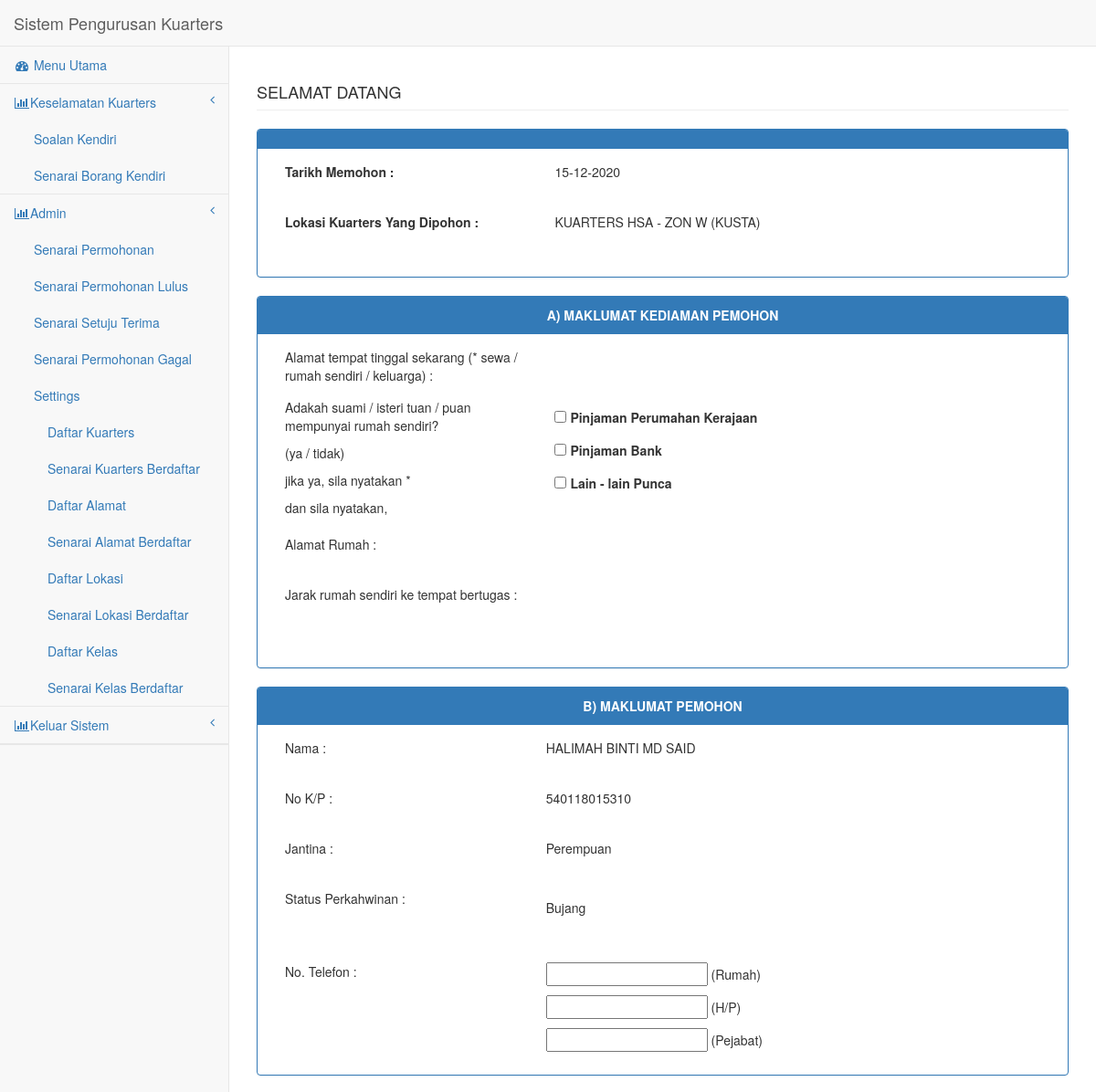
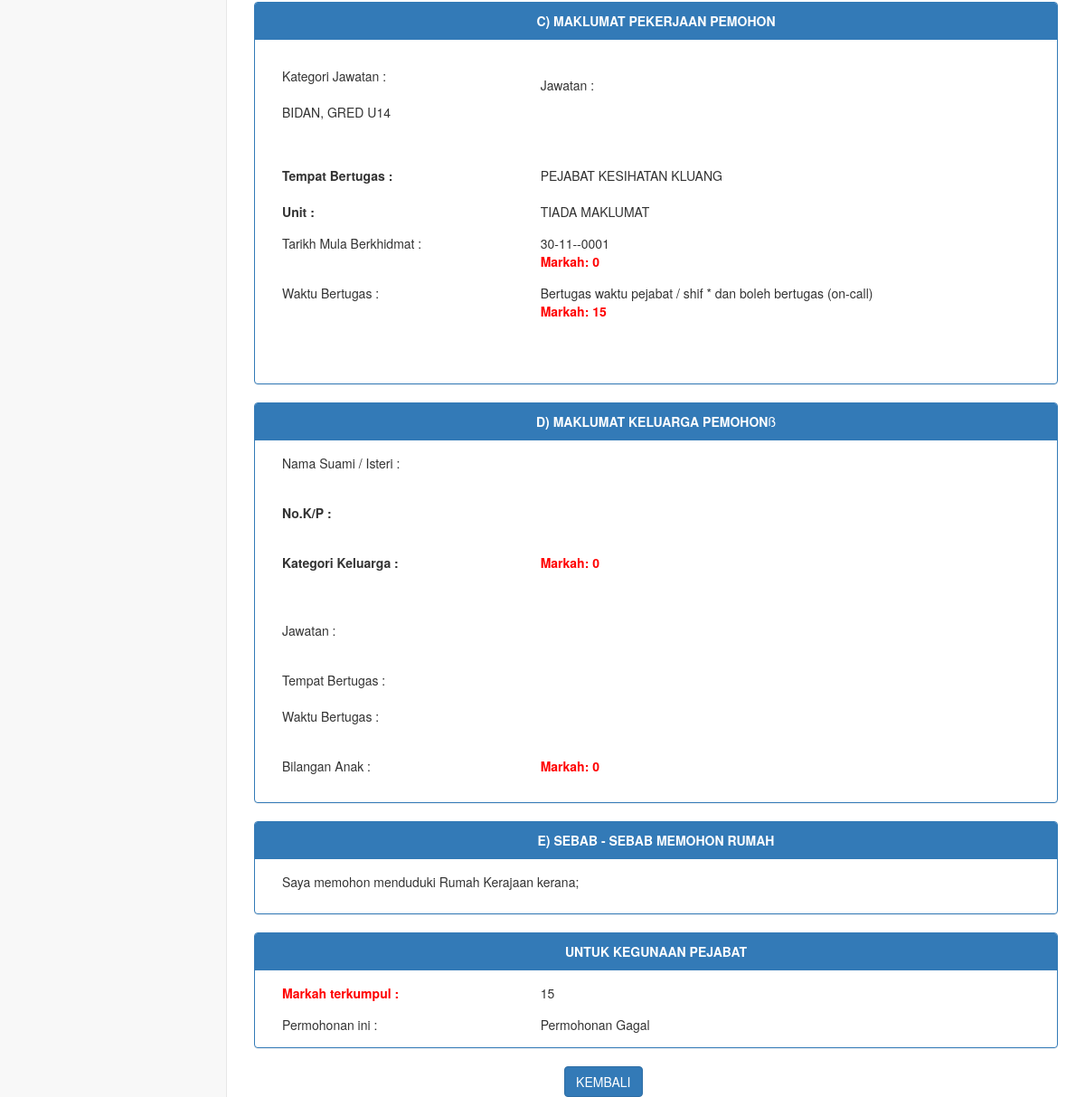
Screenshot of /pages/kemaskinipenghuni5.php?id=11 with the database file from the repository (2 pictures, top to bottom).
### tables this page shows
CREATE TABLE IF NOT EXISTS `tbl_pemohonan` (
  `p_id` int(11) NOT NULL AUTO_INCREMENT,
  `p_staff` int(30) NOT NULL,
  `p_tarikhmohon` date DEFAULT NULL,
  `p_lokasi` varchar(250) DEFAULT NULL,
  `p_jantina` varchar(30) DEFAULT NULL,
  `p_statusperkahwinan` int(30) DEFAULT NULL,
  `p_telrumah` varchar(20) DEFAULT NULL,
  `p_telhp` varchar(20) DEFAULT NULL,
  `p_telpejabat` varchar(20) DEFAULT NULL,
  `p_jawatan` int(30) DEFAULT NULL,
  `p_katjawatan` varchar(30) NOT NULL,
  `p_jabatan` varchar(250) DEFAULT NULL,
  `p_unit` varchar(250) DEFAULT NULL,
  `p_tmulabertugas` date DEFAULT NULL,
  `p_markahtmulabertugas` int(10) NOT NULL,
  `p_waktubertugas` text,
  `p_markahwaktubertugas` int(10) NOT NULL,
  `p_namapasangan` text,
  `p_icpasangan` varchar(20) NOT NULL,
  `p_katkeluarga` varchar(30) NOT NULL,
  `p_markahkatkeluarga` int(10) NOT NULL,
  `p_jawatanpasangan` varchar(50) DEFAULT NULL,
  `p_tkerjapasangan` text NOT NULL,
  `p_wbpasangan` text NOT NULL,
  `p_bilanak` int(11) DEFAULT NULL,
  `p_markahbilanak` int(10) NOT NULL,
  `p_alamatsekarang` text,
  `p_checkbox1` int(11) DEFAULT NULL,
  `p_checkbox2` int(11) DEFAULT NULL,
  `p_checkbox3` int(11) DEFAULT NULL,
  `p_alamatrumahsd` text,
  `p_jarakrumah` text,
  `p_sebabmohon` text,
  `p_tandamohon` int(11) NOT NULL,
  `p_pengesahan` text,
  `p_tandaketua` int(11) NOT NULL,
  `p_stathantar` varchar(30) DEFAULT NULL,
  `p_statmohon` varchar(30) DEFAULT NULL,
  `p_statterima` int(11) NOT NULL,
  `p_kelasrumah` varchar(30) NOT NULL,
  `p_alamattawaran` varchar(250) NOT NULL,
  `p_tmasuk` date DEFAULT NULL,
  `p_tkeluar` date DEFAULT NULL,
  `p_terimadepo` date DEFAULT NULL,
  `p_jumlahdepo` varchar(20) DEFAULT NULL,
  `p_resit` varchar(30) DEFAULT NULL,
  `p_lamamohon` varchar(10) NOT NULL,
  `p_markahlamamohon` double NOT NULL,
  `p_totalmarkah` double NOT NULL,
  `p_finalmarks` double NOT NULL,
  `p_kontrak` int(5) NOT NULL COMMENT '1- non-renewal 2- renewal',
  `p_kilometer` int(10) NOT NULL,
  PRIMARY KEY (`p_id`)
);

CREATE TABLE IF NOT EXISTS `tbllokasi` (
  `l_id` int(11) NOT NULL AUTO_INCREMENT,
  `l_nama` varchar(250) NOT NULL,
  `l_jabatan` int(11) NOT NULL,
  `l_susun` int(11) NOT NULL,
  `l_status` int(11) NOT NULL DEFAULT '1',
  KEY `pid` (`l_id`)
);

CREATE TABLE IF NOT EXISTS `tablepengguna` (
  `id` int(25) NOT NULL AUTO_INCREMENT,
  `nokadpengenalan` varchar(14) NOT NULL,
  `namapemohon` varchar(255) DEFAULT NULL,
  `katalaluan` varchar(32) NOT NULL,
  `jawatan` varchar(50) NOT NULL,
  `jabatan` varchar(10) DEFAULT NULL,
  `kumpulanb` int(40) NOT NULL,
  `emelrasmi` varchar(50) NOT NULL,
  `notel` varchar(20) NOT NULL,
  `tarikhlantik` date NOT NULL,
  `induksi` text NOT NULL,
  `unit` int(11) DEFAULT NULL,
  `tpbahagian` int(50) NOT NULL,
  `siri` varchar(10) NOT NULL,
  `periksa` text NOT NULL,
  `status` varchar(5) NOT NULL DEFAULT '1',
  `logatt` varchar(5) NOT NULL DEFAULT '0',
  `logerr` varchar(5) NOT NULL DEFAULT '0',
  `status1` int(11) NOT NULL DEFAULT '1',
  `authlevel` int(11) NOT NULL,
  `kategori` int(11) NOT NULL,
  PRIMARY KEY (`id`),
  KEY `ptj` (`jabatan`),
  KEY `unit2` (`unit`),
  KEY `status` (`status1`)
);

CREATE TABLE IF NOT EXISTS `tbl_jantina` (
  `id` int(11) NOT NULL AUTO_INCREMENT,
  `nama` varchar(10) DEFAULT NULL,
  `status` int(11) DEFAULT NULL,
  PRIMARY KEY (`id`)
);

CREATE TABLE IF NOT EXISTS `tbl_statusperkahwinan` (
  `p_id` int(11) NOT NULL AUTO_INCREMENT,
  `p_nama` varchar(20) DEFAULT NULL,
  `p_status` int(11) DEFAULT NULL,
  PRIMARY KEY (`p_id`)
);

CREATE TABLE IF NOT EXISTS `tablejawatan` (
  `id` int(11) NOT NULL AUTO_INCREMENT,
  `jawatan` varchar(255) NOT NULL,
  `kod` varchar(255) DEFAULT NULL,
  `butiran` int(11) DEFAULT '0',
  `aturan` int(11) DEFAULT NULL,
  `namakumpulan` varchar(255) DEFAULT NULL,
  `kategori` varchar(1) DEFAULT NULL,
  `puncakuasa` varchar(255) DEFAULT NULL,
  `paraguna` varchar(6) DEFAULT NULL,
  `pengurusantertinggi` tinyint(1) DEFAULT '0',
  `pengurusanprofesional` tinyint(1) DEFAULT '0',
  `pakar` tinyint(1) DEFAULT '0',
  `doktor` tinyint(1) DEFAULT '0',
  `paramedik` tinyint(1) DEFAULT '0',
  `farmasi` tinyint(1) DEFAULT '0',
  `kesihatanawam` tinyint(1) DEFAULT '0',
  `sokongan1` tinyint(1) DEFAULT '0',
  `sokongan2` tinyint(1) DEFAULT '0',
  `gunasama` tinyint(1) DEFAULT '0',
  `status` int(11) NOT NULL DEFAULT '1',
  `aturlnpt` int(11) DEFAULT NULL,
  KEY `id` (`id`),
  KEY `status` (`status`)
);

CREATE TABLE IF NOT EXISTS `tablejabatan` (
  `id` varchar(3) NOT NULL,
  `kodjabatan` varchar(255) NOT NULL,
  `jabatan` varchar(255) DEFAULT NULL,
  `ptjvalue` int(5) NOT NULL,
  `kod` varchar(20) DEFAULT NULL,
  `ketuajawatan` varchar(255) DEFAULT NULL,
  `alamat` text,
  PRIMARY KEY (`kodjabatan`)
);

CREATE TABLE IF NOT EXISTS `tableunit` (
  `kodunit` int(11) NOT NULL AUTO_INCREMENT,
  `id_ptj` varchar(10) DEFAULT NULL,
  `unit` varchar(200) DEFAULT NULL,
  PRIMARY KEY (`kodunit`)
);

CREATE TABLE IF NOT EXISTS `tbl_waktubertugas` (
  `id` int(11) NOT NULL AUTO_INCREMENT,
  `nama` text,
  `mpp` int(20) NOT NULL,
  `mkb` int(20) NOT NULL,
  `status` int(11) DEFAULT NULL,
  PRIMARY KEY (`id`)
);

CREATE TABLE IF NOT EXISTS `tbl_statmohon` (
  `m_id` int(11) NOT NULL AUTO_INCREMENT,
  `m_nama` varchar(250) NOT NULL,
  `m_susun` int(11) NOT NULL,
  `m_status` int(11) NOT NULL DEFAULT '1',
  PRIMARY KEY (`m_id`)
);

### pages/kemaskinipenghuni5.php (the view, shortened to what the rows shown need)
<!DOCTYPE html>
<html lang="en">
<head>
<link href="../bower_components/bootstrap/dist/css/bootstrap.min.css"
	rel="stylesheet">
<link href="../bower_components/metisMenu/dist/metisMenu.min.css"
	rel="stylesheet">
<link href="../dist/css/sb-admin-2.css" rel="stylesheet">
<link href="../bower_components/font-awesome/css/font-awesome.min.css"
	rel="stylesheet" type="text/css">
</head>
<body>
		<?php include('leftbar.php');?>
	<div id="page-wrapper">
				<?php
$fid = $_GET['id'];
	$querylast = "SELECT * from tbl_pemohonan WHERE p_id = '$fid'";
	$resultlast = mysql_query($querylast) or die(mysql_error());
	$datalast = mysql_fetch_array($resultlast);
	$dtmohon			= $datalast['p_tarikhmohon'];
	$dlokasimohon		= $datalast['p_lokasi'];
	$djantina			= $datalast['p_jantina'];
	$dstatusperkahwinan	= $datalast['p_statusperkahwinan'];
	$djawatan			= $datalast['p_jawatan'];
	$dunitp				= $datalast['p_unit'];
	$dtrkberkhidmat		= $datalast['p_tmulabertugas'];
	$dmtrkberkhidmat 	= $datalast['p_markahtmulabertugas'];
	$dofficehour		= $datalast['p_waktubertugas'];
	$dmofficehour 		= $datalast['p_markahwaktubertugas'];
	$dmkeluarga 		= $datalast['p_markahkatkeluarga'];
	$dmbilanak 			= $datalast['p_markahbilanak'];
	$dcheckbox1			= $datalast['p_checkbox1'];
	$dcheckbox2			= $datalast['p_checkbox2'];
	$dcheckbox3			= $datalast['p_checkbox3'];
	$dlulus 			= $datalast['p_statmohon'];
	$markah 			= $datalast['p_totalmarkah'];
	$idstaff			= $datalast['p_staff'];
$query	= "SELECT * FROM tablepengguna WHERE id = '$idstaff'";
$result	= mysql_query($query) or die(mysql_error());
$data	= mysql_fetch_array($result);
$spic 			= $data['nokadpengenalan'];
$spnama			= $data['namapemohon'];
$sjabatan 		= $data['jabatan'];
$queryjabatan	= "SELECT * FROM tablejabatan WHERE kodjabatan = '$sjabatan'";
$resultjabatan	= mysql_query($queryjabatan) or die(mysql_error());
$datajabatan	= mysql_fetch_array($resultjabatan);
$sdjabatan = $datajabatan['jabatan'];
?>
			<div class="row">
			<div class="col-lg-12">
			<div class="panel panel-primary">
			<div class="panel-body">
			<div class="row">
			<div class="col-lg-10">
			<div class="form-group">
		    <div class="col-lg-5">
			<label>Tarikh Memohon :</label></div>
			<div class="col-lg-6">
              <?php echo htmlentities(strtoupper(date("d-m-Y", strtotime($dtmohon)))); ; ?>
			</div>
			</div>
			<br><br>
			<div class="form-group">
			<div class="col-lg-6">
              <div name="flokasimohon" id="flokasimohon">
				<?php
				$querykelas     = "SELECT * FROM  tbllokasi WHERE l_id = '$dlokasimohon'";
                $resultkelas    = mysql_query($querykelas) or die(mysql_error());
                $datakelas      = mysql_fetch_array($resultkelas);
                $ymohon         = $datakelas['l_nama'];
                echo $ymohon;
  				?>
              </div>
			</div>
		 </div>
	 <br><br>
		</div>
		</div>
		</div>
		</div>
		</div>
		</div>
			<div class="row">
			<div class="col-lg-12">
			<div class="panel panel-primary">
			<div class="panel-body">
			<div class="row">
			<div class="col-lg-10">
				    <br>
				    <br>
				    <div class="form-group">
				      <div class="col-lg-6">
				        <p>
						<div>
						<input type="checkbox" name="fcheckbox1" id="fcheckbox1" <?php if (isset($dcheckbox1) && $dcheckbox1 == "1") echo "checked"; ?> value="1" />
				          <label for="fcheckbox1">Pinjaman Perumahan Kerajaan</label>
				        </p>
						</div>
				        <p>
				          <input type="checkbox" name="fcheckbox2" id="fcheckbox2" <?php if (isset($dcheckbox2) && $dcheckbox2 == "1") echo "checked"; ?> value="1" />
	                      <label for="fcheckbox2">Pinjaman Bank</label></p>
				        <p>
				          <input type="checkbox" name="fcheckbox3" id="fcheckbox3" <?php if (isset($dcheckbox3) && $dcheckbox3 == "1") echo "checked"; ?> value="1"/>
	                    <label for="fcheckbox3">Lain - lain Punca </label></p>
				      </div>
			        </div>
				    <br>
				    <br>
				    <br>
				    <br>
				    <br>
			</div>
			</div>
			</div>
			</div>
			</div>
			</div>
			<div class="panel panel-primary">
			<div class="panel-body">
			<div class="row">
			  <div class="col-lg-12">
			    <div class="form-group">
			      <div class="col-lg-4">Nama :</div>
			      <div class="col-lg-6">
			        <?php echo $spnama; ?>
		          </div>
		        </div>
			    <br>
			    <br>
			    <div class="form-group">
			      <div class="col-lg-4">No K/P :</div>
			      <div class="col-lg-6">
			        <?php echo $spic; ?>
		          </div>
		        </div>
			    <br>
			    <br>
			    <div class="form-group">
			      <div class="col-lg-6">
			        <div name="fjantina" id="fjantina">
					 <?php
						$querykelas     = "SELECT * FROM  tbl_jantina WHERE id = '$djantina'";
		                $resultkelas    = mysql_query($querykelas) or die(mysql_error());
		                $datakelas      = mysql_fetch_array($resultkelas);
		                $ymohon         = $datakelas['nama'];
		                echo $ymohon;
					?>
		            </div>
			      </div>
			      <br>
			      <br>
		        </div>
			    <div class="form-group">
			      <div class="col-lg-6">
			        <p>
                      <div name="fstatusperkahwinan" id="fstatusperkahwinan">
						<?php
							$querykelas     = "SELECT * FROM  tbl_statusperkahwinan WHERE p_id = '$dstatusperkahwinan'";
			                $resultkelas    = mysql_query($querykelas) or die(mysql_error());
			                $datakelas      = mysql_fetch_array($resultkelas);
			                $ymohon         = $datakelas['p_nama'];
			                echo $ymohon;
						?>
                      </div>
			        </p>
			      </div>
		        </div>
			    <br>
		      </div>
			  <br><br>
		</div>
      	</div>
		</div>
			<div class="panel panel-primary">
			<div class="panel-body">
			<div class="row">
			  <div class="col-lg-12">
			     <div class="form-group">
			  	    <div class="form-group">
			      <div class="col-lg-6">
			        <p>
                      <div name="fjawatan" id="fjawatan">
						   <?php
                                    $querykelas     = "SELECT * FROM  tablejawatan WHERE id = '$djawatan'";
			                $resultkelas    = mysql_query($querykelas) or die(mysql_error());
			                $datakelas      = mysql_fetch_array($resultkelas);
			                $ymohon         = $datakelas['jawatan'];
			                echo $ymohon;
						  ?>
                      </div>
			        </p>
			      </div>
		        </div>
		</div>
		    </div>
		</div>
			    <br>
			    <br>
			    <div class="form-group">
			      <div class="col-lg-4">
			        <label>Tempat Bertugas :</label></div>
			      <div class="col-lg-6">
						<?php
								echo $sdjabatan;
						?>
			      </div>
				<br>
			    <br>
			    <div class="form-group">
			      <div class="col-lg-4">
			        <label>Unit :</label></div>
			      <div class="col-lg-6">
						<?php
							$querykelas     = "SELECT * FROM  tableunit WHERE kodunit = '$dunitp'";
			                $resultkelas    = mysql_query($querykelas) or die(mysql_error());
			                $datakelas      = mysql_fetch_array($resultkelas);
			                $ymohon         = $datakelas['unit'];
			                echo $ymohon;
						?>
			      </div>
		        </div>
			    <br>
			    <div class="form-group">
			      <div class="col-lg-4">Tarikh Mula Berkhidmat :</div>
			      <div class="col-lg-6">
			        <?php echo htmlentities(strtoupper(date("d-m-Y", strtotime($dtrkberkhidmat))));?>
			      <p><font color="#FF0000"><b><?php echo "Markah: $dmtrkberkhidmat ";?></b></font><p></div>
			      <br>
			      <br>
		        </div>
			    <div class="form-group">
			      <div class="col-lg-4">Waktu Bertugas :</div>
			      <div class="col-lg-6">
                      <div name="fofficehour" id="fofficehour">
						   <?php
						   $querykelas     = "SELECT * FROM  tbl_waktubertugas WHERE id = '$dofficehour'";
			                $resultkelas    = mysql_query($querykelas) or die(mysql_error());
			                $datakelas      = mysql_fetch_array($resultkelas);
			                $ymohon         = $datakelas['nama'];
			                echo $ymohon;
						  ?>
                      </div> <font color="#FF0000"><b><?php echo "Markah: $dmofficehour"; ?></b></font><p>
			      </div>
		        </div>
			    <br>
			    <div class="form-group"><br>
		        </div>
		      </div>
			  <br><br>
			</div>
	</div>
		<div class="row">
			<div class="col-lg-12">
			<div class="panel panel-primary">
			<div class="panel-body">
			<div class="row">
			  <div class="col-lg-12">
			    <br>
			    <br>
			    <br>
			    <br>
			    <div class="form-group">
			    	<div class="col-lg-6">
                      <font color="#FF0000"><b><?php echo "Markah: $dmkeluarga"; ?></b></font><p>
			    </div>
			</div>
			<br>
			<br>
			<br>
			    <br>
			    <br>
			    <br>
			    <div class="form-group">
			      <div class="col-lg-6">
                    <font color="#FF0000"><b><?php echo "Markah: $dmbilanak"; ?></b></font><p>
			      </div>
			      <br>
		        </div>
		      </div>
			  <br><br>
		</div>
      		</div>
      		</div>
 <div class="row">
			<div class="col-lg-12">
			<div class="panel panel-primary">
			 		<div class="panel-body">
			 		<div class="form-group">
			 			<div class="form-group">
					 <div class="col-lg-4"><font color="#FF0000"><b>Markah terkumpul :</b></font></div>
					 <div class="col-lg-6">
					<?php echo $markah ?>
					 </div>
						<br>
					</div>
					<div class="form-group">
					<div class="col-lg-6">
				 	<div name="keputusanmohon" id="keputusanmohon">
			        	<?php
			        		$querykelas     = "SELECT * FROM  tbl_statmohon WHERE m_id = '$dlulus'";
			                $resultkelas    = mysql_query($querykelas) or die(mysql_error());
			                $datakelas      = mysql_fetch_array($resultkelas);
			                $ymohon         = $datakelas['m_nama'];
			                echo $ymohon;
			        	?>
			        </div>
				 	</div>
				 </div>
			</div>
		</div>
	</div></div></div>
    </body>
</html>

### rows the page displays
tbl_pemohonan: p_tarikhmohon "15-12-2020", p_tmulabertugas "30-11--0001", p_markahtmulabertugas "0", p_markahwaktubertugas "15", p_markahkatkeluarga "0", p_markahbilanak "0", p_totalmarkah "15"
tbllokasi: l_nama "KUARTERS HSA - ZON W (KUSTA)"
tablepengguna: namapemohon "HALIMAH BINTI MD SAID", nokadpengenalan "540118015310"
tbl_jantina: nama "Perempuan"
tbl_statusperkahwinan: p_nama "Bujang"
tablejawatan: jawatan "BIDAN, GRED U14"
tablejabatan: jabatan "PEJABAT KESIHATAN KLUANG"
tableunit: unit "TIADA MAKLUMAT"
tbl_waktubertugas: nama "Bertugas waktu pejabat / shif * dan boleh bertugas (on-call)"
tbl_statmohon: m_nama "Permohonan Gagal"
